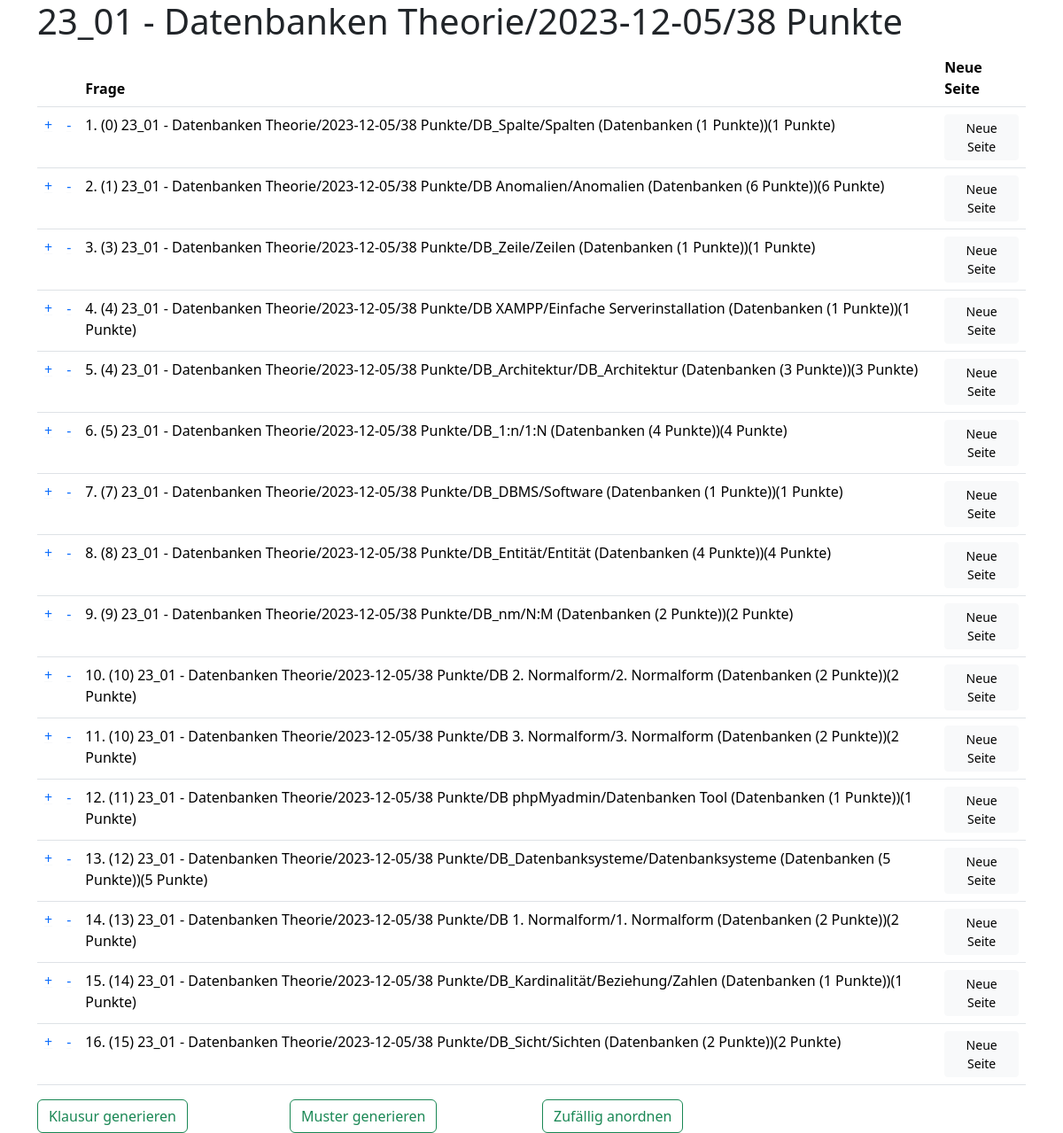
The app's page /klausur/design/11, older data.
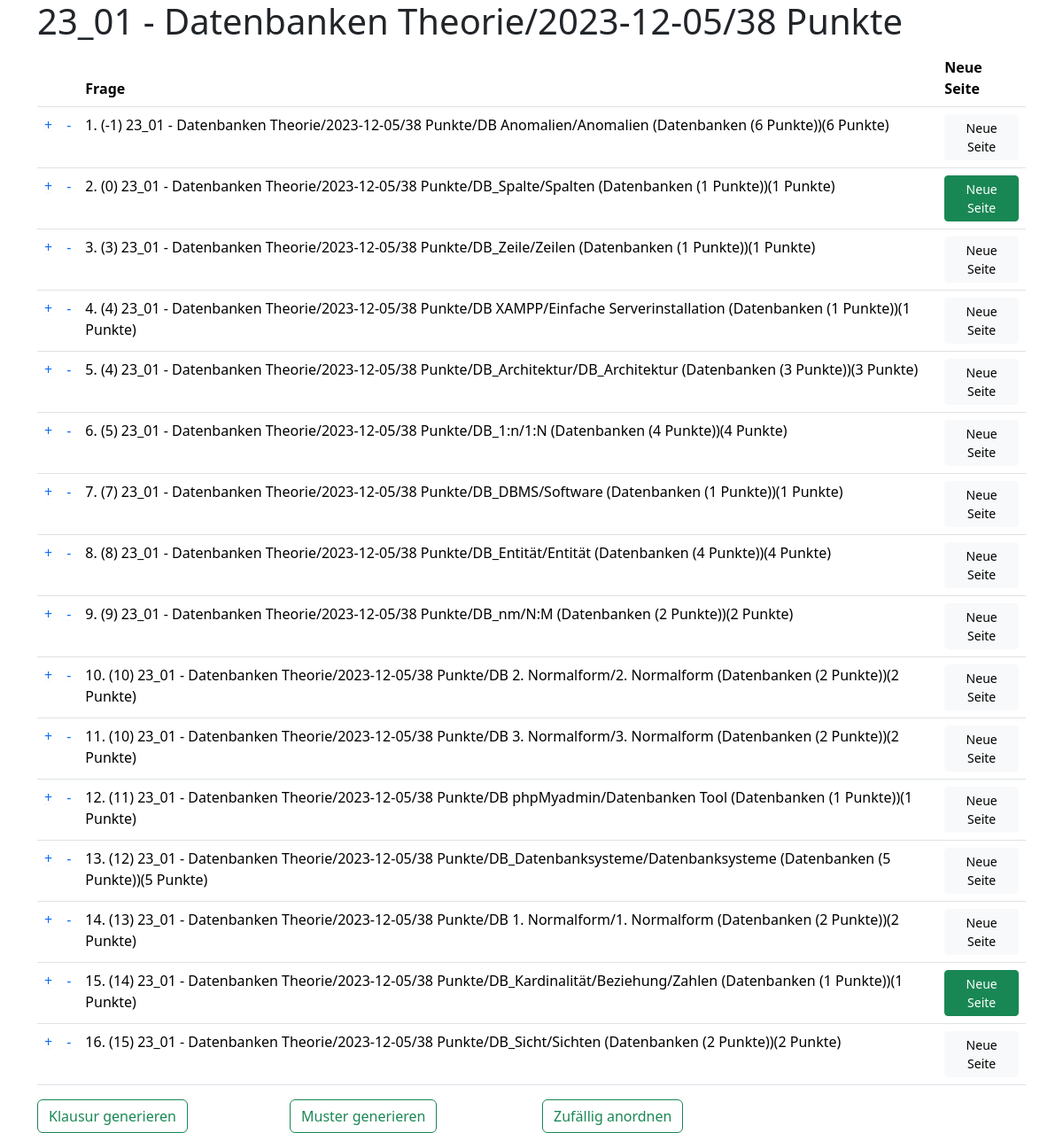
The same page, newer data.
### klausur/models.py (models this page shows, shortened)
class Klausurthema(models.Model):
    klausur = models.ForeignKey(Klausur, verbose_name=("Klausur"), on_delete=models.CASCADE)
    frage = models.ForeignKey(Frage, verbose_name=("Frage"), on_delete=models.RESTRICT)
    position = models.IntegerField(("Position"), default=1)
    seitenwechsel = models.BooleanField(("Seitenwechsel im Anschluss"), default=False)
    class Meta:
        verbose_name = ("Klausur-Thema")
        verbose_name_plural = ("Klausur-Themen")
        ordering = ['klausur', 'position']
    def __str__(self):
        return f"{self.klausur}/{self.frage}({self.frage.punkte} Punkte)"

class Klausur(models.Model):
    titel = models.CharField(("Titel"), max_length=50)
    thema = models.CharField(("Thema"), max_length=50)
    termin = models.DateTimeField(("termin"), auto_now=False, auto_now_add=False)
    gruppe = models.CharField(("Gruppe"), max_length=50)
    fragen = models.ManyToManyField(Frage, verbose_name=("Fragen"))
    @property
    def get_gesamtpunkte(self):
        fragen = self.fragen.all()
        gesamtpunkte = sum(frage.punkte for frage in fragen)
        return gesamtpunkte
    class Meta:
        verbose_name = ("Klausur")
        verbose_name_plural = ("Klausuren")
        ordering = [ 'gruppe', '-termin']
    def __str__(self):
        return f"{self.gruppe} - {self.titel}/{self.termin.date()}/{self.get_gesamtpunkte} Punkte"

class Frage(models.Model):
    titel = models.CharField(("Titel"), max_length=250)
    inhalt = models.CharField("Inhalt", max_length=50, default="?")
    frage = models.TextField(("Frage"))
    musterantwort = models.TextField(("Musterantwort"), default ="")
    bild = models.ImageField(("Bild"), blank=True, null=True)
    bildmuster = models.ImageField(("Bild Muster"), blank=True, null=True)
    bildbreite = models.IntegerField(("Bildbreite in %"), default=80)
    thema = models.ForeignKey(Thema, verbose_name=("Thema"), on_delete=models.RESTRICT)
    punkte = models.IntegerField(("Erreichbare Punkte"), default=1)
    schwierigkeit = models.IntegerField(("Schwierigkeit") , default=2)
    class Meta:
        verbose_name = ("Frage")
        verbose_name_plural = ("Fragen")
        ordering = ['thema', 'titel', ]
    def __str__(self):
        return f"{self.titel}/{self.inhalt} ({self.thema} ({self.punkte} Punkte))"

### klausur/views.py (the view)
# urls.py: path('design/<int:id>', views.klaus_design, name= 'klausur_design'),
def klaus_design(request, id):
    klausur = Klausur.objects.get(pk=id)
    fragen = klausur.fragen.all()
    i = 0
    for frage in fragen:
        position, created = Klausurthema.objects.get_or_create(klausur = klausur, frage=frage)
        if created:
            position.position = i
            position.save()
        i +=1
    fragen = Klausurthema.objects.filter(klausur=klausur)
    for frage in fragen:
        if not klausur.fragen.filter(id=frage.frage.id).exists():
            Klausurthema.objects.get(frage=frage.frage, klausur=klausur).delete()
    pos_fragen = Klausurthema.objects.filter(klausur = klausur)
    content = {
        'klausur': klausur,
        'fragen': pos_fragen,
    }
    return render(request, "design.html", content)

### klausur/models.py (called while the page is built)
    def __str__(self):
        return self.titel

### klausur/templates/design.html (shortened to what this page needs)
{% extends "start.html" %}
{% block content %}
    <h1>{{klausur}}</h1>
    <form action="{% url 'newside' klausur=klausur.id %}" method="post">
        <table class="table table-hover">
            <thead>
                <tr>
                    <th scope="col"></th>
                    <th scope="col"></th>
                    <th scope="col">Frage</th>
                    <th scope="col">Neue Seite</th>
                </tr>
            </thead>
            <tboby>
            {% for frage in fragen %}
                <tr>
                    <td><a class="link-underline-light" href="{% url 'richtung' frage.klausur.id frage.frage.id 1 %}">+</a></td>
                    <td><a class="link-underline-light" href="{% url 'richtung' frage.klausur.id frage.frage.id 2 %}">-</a></td>
                    <td title="{{frage.frage.frage}}">{{forloop.counter}}. ({{frage.position}}) {{frage}}</td>
                    <td><button type="submit" class="btn {% if frage.seitenwechsel %}btn-success{% else %}btn-light{% endif %} btn-sm" value="{{frage.id}}" name="nl">Neue Seite</button></td>
                </tr>
            {% endfor %}
            </tboby>
        </table>
        <div class="row">
            <div class="col-3"><a href="{% url 'gen_pdf' klausur.id 3 %}" target="_empty"><button type="button" name="nl" value="gen" class="btn btn-outline-success">Klausur generieren</button></a></div>
            <div class="col-3"><button type="submit" class="btn btn-outline-success">Muster generieren</button></div>
            <div class="col-3"><button type="submit" class="btn btn-outline-success">Zufällig anordnen</button></div>
        </div>
    </form>
{% endblock content %}

### klausur/templates/start.html (shortened to what this page needs)
<!doctype html>
<html lang="de">
<head>
  <link href="https://cdn.jsdelivr.net/npm/bootstrap@5.3.2/dist/css/bootstrap.min.css" rel="stylesheet"
>
</head>
<body>
    <div class="container">
    {% block content %}{% endblock content %}
    </div>
</body>
</html>

Row changes from the older to the newer data that the page shows:
changed Klausurthema (number 1 of 16 on the later page): position "1" → "-1"; moves up the list
changed Klausurthema (number 2 of 16 on the later page): seitenwechsel False → True (drawn)
changed Klausurthema (number 15 of 16 on the later page): seitenwechsel False → True (drawn)
